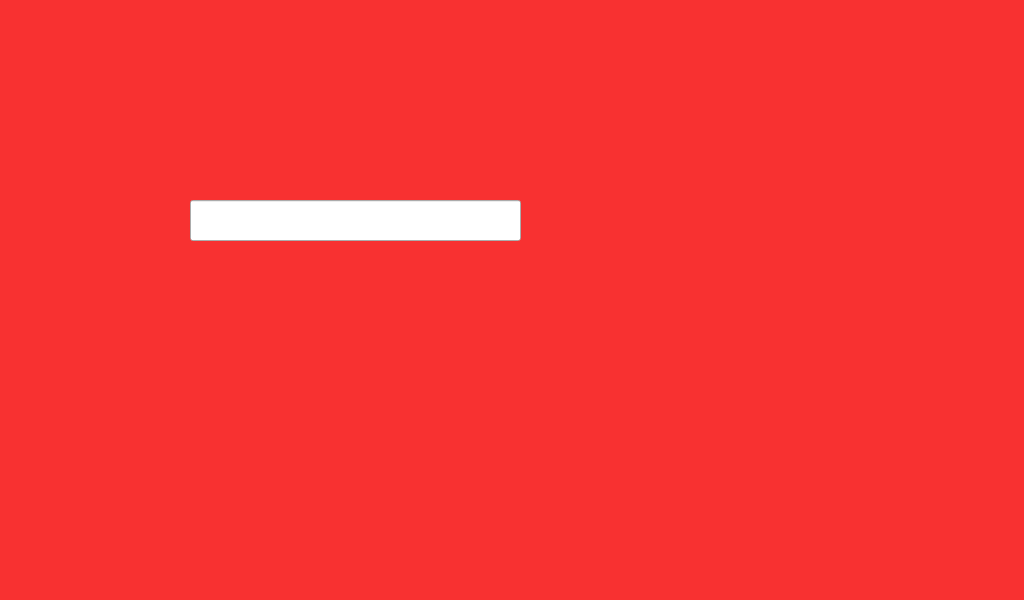
<?xml version="1.0" encoding="UTF-8"?>
<ui version="4.0">
 <class>login_main</class>
 <widget class="QMainWindow" name="login_main">
  <property name="geometry">
   <rect>
    <x>0</x>
    <y>0</y>
    <width>1024</width>
    <height>600</height>
   </rect>
  </property>
  <property name="windowTitle">
   <string>MainWindow</string>
  </property>
  <widget class="QWidget" name="centralwidget">
   <widget class="QLabel" name="label">
    <property name="geometry">
     <rect>
      <x>0</x>
      <y>0</y>
      <width>1024</width>
      <height>600</height>
     </rect>
    </property>
    <property name="styleSheet">
     <string notr="true">background-color: rgb(248, 49, 49);
image: url(:/new/prefix1/image/menu7.jpg);</string>
    </property>
    <property name="text">
     <string/>
    </property>
   </widget>
   <widget class="QLabel" name="hm_label">
    <property name="geometry">
     <rect>
      <x>730</x>
      <y>60</y>
      <width>231</width>
      <height>81</height>
     </rect>
    </property>
    <property name="font">
     <font>
      <pointsize>42</pointsize>
     </font>
    </property>
    <property name="text">
     <string/>
    </property>
   </widget>
   <widget class="QLabel" name="yd_label">
    <property name="geometry">
     <rect>
      <x>760</x>
      <y>120</y>
      <width>161</width>
      <height>69</height>
     </rect>
    </property>
    <property name="font">
     <font>
      <pointsize>15</pointsize>
     </font>
    </property>
    <property name="text">
     <string/>
    </property>
   </widget>
   <widget class="QPushButton" name="num2_button">
    <property name="geometry">
     <rect>
      <x>310</x>
      <y>260</y>
      <width>81</width>
      <height>51</height>
     </rect>
    </property>
    <property name="styleSheet">
     <string notr="true">background-color: rgb(236, 65, 65);</string>
    </property>
    <property name="text">
     <string/>
    </property>
    <property name="flat">
     <bool>true</bool>
    </property>
   </widget>
   <widget class="QPushButton" name="num3_button">
    <property name="geometry">
     <rect>
      <x>420</x>
      <y>260</y>
      <width>81</width>
      <height>51</height>
     </rect>
    </property>
    <property name="styleSheet">
     <string notr="true">background-color: rgb(236, 65, 65);</string>
    </property>
    <property name="text">
     <string/>
    </property>
    <property name="flat">
     <bool>true</bool>
    </property>
   </widget>
   <widget class="QPushButton" name="num1_button_4">
    <property name="geometry">
     <rect>
      <x>740</x>
      <y>550</y>
      <width>81</width>
      <height>51</height>
     </rect>
    </property>
    <property name="styleSheet">
     <string notr="true">background-color: rgb(236, 65, 65);</string>
    </property>
    <property name="text">
     <string/>
    </property>
    <property name="flat">
     <bool>true</bool>
    </property>
   </widget>
   <widget class="QPushButton" name="num0_button">
    <property name="geometry">
     <rect>
      <x>310</x>
      <y>450</y>
      <width>81</width>
      <height>51</height>
     </rect>
    </property>
    <property name="styleSheet">
     <string notr="true">background-color: rgb(236, 65, 65);</string>
    </property>
    <property name="text">
     <string/>
    </property>
    <property name="flat">
     <bool>true</bool>
    </property>
   </widget>
   <widget class="QPushButton" name="delete_button">
    <property name="geometry">
     <rect>
      <x>420</x>
      <y>450</y>
      <width>81</width>
      <height>51</height>
     </rect>
    </property>
    <property name="styleSheet">
     <string notr="true">background-color: rgb(236, 65, 65);</string>
    </property>
    <property name="text">
     <string/>
    </property>
    <property name="flat">
     <bool>true</bool>
    </property>
   </widget>
   <widget class="QPushButton" name="clear_button">
    <property name="geometry">
     <rect>
      <x>210</x>
      <y>450</y>
      <width>81</width>
      <height>51</height>
     </rect>
    </property>
    <property name="styleSheet">
     <string notr="true">background-color: rgb(236, 65, 65);</string>
    </property>
    <property name="text">
     <string/>
    </property>
    <property name="flat">
     <bool>true</bool>
    </property>
   </widget>
   <widget class="QPushButton" name="num1_button">
    <property name="geometry">
     <rect>
      <x>200</x>
      <y>260</y>
      <width>81</width>
      <height>51</height>
     </rect>
    </property>
    <property name="styleSheet">
     <string notr="true">background-color: rgb(236, 65, 65);</string>
    </property>
    <property name="text">
     <string/>
    </property>
    <property name="flat">
     <bool>true</bool>
    </property>
   </widget>
   <widget class="QLineEdit" name="pwd_le">
    <property name="geometry">
     <rect>
      <x>190</x>
      <y>200</y>
      <width>331</width>
      <height>41</height>
     </rect>
    </property>
    <property name="font">
     <font>
      <pointsize>20</pointsize>
     </font>
    </property>
    <property name="focusPolicy">
     <enum>Qt::StrongFocus</enum>
    </property>
    <property name="text">
     <string/>
    </property>
   </widget>
   <widget class="QPushButton" name="enter_button">
    <property name="geometry">
     <rect>
      <x>250</x>
      <y>530</y>
      <width>211</width>
      <height>41</height>
     </rect>
    </property>
    <property name="text">
     <string/>
    </property>
    <property name="flat">
     <bool>true</bool>
    </property>
   </widget>
   <widget class="QPushButton" name="return_button_3">
    <property name="geometry">
     <rect>
      <x>950</x>
      <y>20</y>
      <width>51</width>
      <height>41</height>
     </rect>
    </property>
    <property name="text">
     <string/>
    </property>
    <property name="flat">
     <bool>true</bool>
    </property>
   </widget>
   <widget class="QPushButton" name="num4_button">
    <property name="geometry">
     <rect>
      <x>200</x>
      <y>320</y>
      <width>81</width>
      <height>51</height>
     </rect>
    </property>
    <property name="styleSheet">
     <string notr="true">background-color: rgb(236, 65, 65);</string>
    </property>
    <property name="text">
     <string/>
    </property>
    <property name="flat">
     <bool>true</bool>
    </property>
   </widget>
   <widget class="QPushButton" name="num5_button">
    <property name="geometry">
     <rect>
      <x>310</x>
      <y>320</y>
      <width>81</width>
      <height>51</height>
     </rect>
    </property>
    <property name="styleSheet">
     <string notr="true">background-color: rgb(236, 65, 65);</string>
    </property>
    <property name="text">
     <string/>
    </property>
    <property name="flat">
     <bool>true</bool>
    </property>
   </widget>
   <widget class="QPushButton" name="num6_button">
    <property name="geometry">
     <rect>
      <x>420</x>
      <y>320</y>
      <width>81</width>
      <height>51</height>
     </rect>
    </property>
    <property name="styleSheet">
     <string notr="true">background-color: rgb(236, 65, 65);</string>
    </property>
    <property name="text">
     <string/>
    </property>
    <property name="flat">
     <bool>true</bool>
    </property>
   </widget>
   <widget class="QPushButton" name="num7_button">
    <property name="geometry">
     <rect>
      <x>210</x>
      <y>380</y>
      <width>81</width>
      <height>51</height>
     </rect>
    </property>
    <property name="styleSheet">
     <string notr="true">background-color: rgb(236, 65, 65);</string>
    </property>
    <property name="text">
     <string/>
    </property>
    <property name="flat">
     <bool>true</bool>
    </property>
   </widget>
   <widget class="QPushButton" name="num8_button">
    <property name="geometry">
     <rect>
      <x>310</x>
      <y>380</y>
      <width>81</width>
      <height>51</height>
     </rect>
    </property>
    <property name="styleSheet">
     <string notr="true">background-color: rgb(236, 65, 65);</string>
    </property>
    <property name="text">
     <string/>
    </property>
    <property name="flat">
     <bool>true</bool>
    </property>
   </widget>
   <widget class="QPushButton" name="num9_button">
    <property name="geometry">
     <rect>
      <x>420</x>
      <y>390</y>
      <width>81</width>
      <height>51</height>
     </rect>
    </property>
    <property name="styleSheet">
     <string notr="true">background-color: rgb(236, 65, 65);</string>
    </property>
    <property name="text">
     <string/>
    </property>
    <property name="flat">
     <bool>true</bool>
    </property>
   </widget>
  </widget>
 </widget>
 <resources/>
 <connections/>
</ui>
